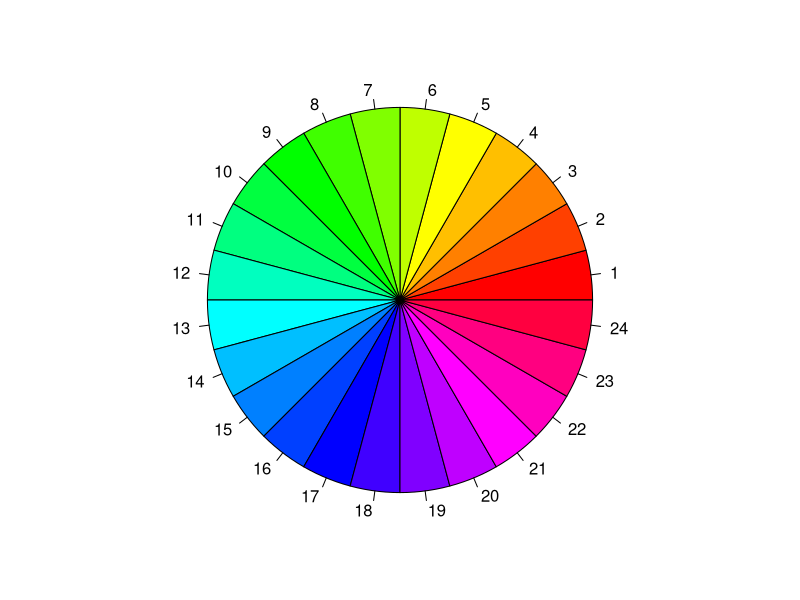

Recreate this plot in R.
## ---- chunk 1
par(mar = rep(2, 4))
pie(rep(1,times=24), col=rainbow(24))
## ---- chunk 2

## ---- chunk 3

## ---- chunk 4

